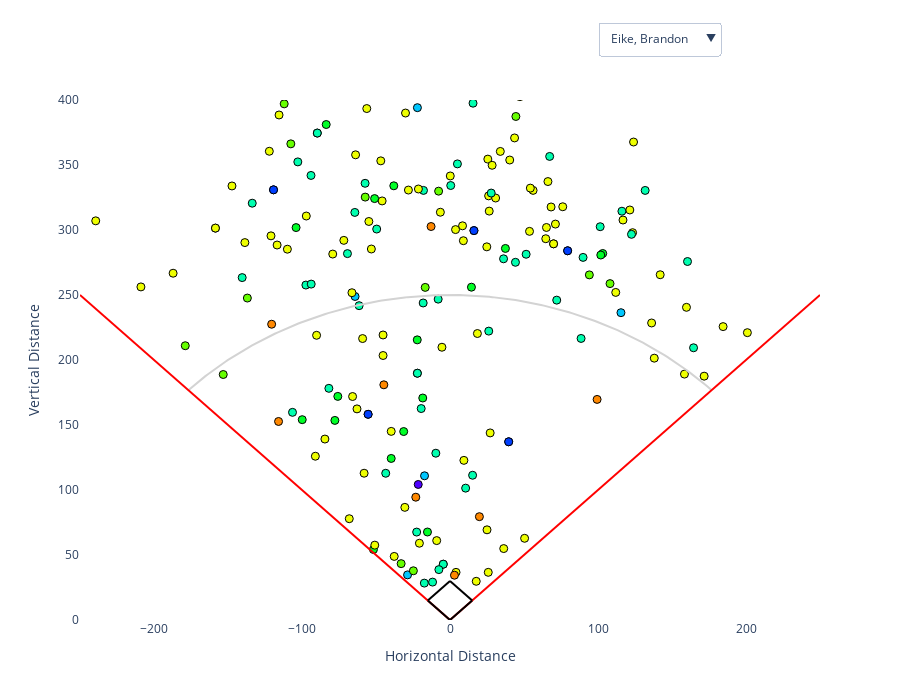

The notebook cell this image was saved under:
### Code cell
fair_vcu = vcu[
    (vcu['Direction'] >= -45) &
    (vcu['Direction'] <= 45) &
     (vcu['Distance'] >= 30)
].dropna(subset=['Distance'])

fair_vcu['Direction_rad'] = np.deg2rad(fair_vcu['Direction'])
fair_vcu['SprayX'] = fair_vcu['Distance'] * np.sin(fair_vcu['Direction_rad'])
fair_vcu['SprayY'] = fair_vcu['Distance'] * np.cos(fair_vcu['Direction_rad'])

vcu_batters = ['Bean, William', 'Eike, Brandon', 'Weisner, Eli', 'Hill, Aden', 'McHugh, Chris']
vcu_subset = fair_vcu[fair_vcu['Batter'].isin(vcu_batters)]
batters = vcu_subset['Batter'].unique()

pitch_types = fair_vcu['TaggedPitchType'].unique()
palette = dict(zip(pitch_types, sns.color_palette("hsv", n_colors=len(pitch_types)).as_hex()))
fair_vcu['Color'] = fair_vcu['TaggedPitchType'].map(palette)

fig=go.Figure()

for i, batter in enumerate(batters):
    batter_data = fair_vcu[fair_vcu['Batter']==batter]
    fig.add_trace(go.Scatter(
        x=batter_data['SprayX'],
        y=batter_data['SprayY'],
        mode='markers',
        marker=dict(size=8, color=batter_data['TaggedPitchType'].map(palette),
                    line=dict(width=1, color='black')),
        name='',
        visible = (i==0),
        hovertemplate=(
            "Distance: %{customdata[0]} ft<br>" +
            "Pitch Type: %{customdata[1]}"
        ),
        customdata=np.stack((batter_data['Distance'], batter_data['TaggedPitchType']), axis=1)
    ))

dropdown_buttons = [
    dict(label=batter,
         method='update',
         args=[{"visible": [i==j for j in range(len(batters))]},
               {"title": f"Spray Chart for {batter}"}]
               )
               for i, batter in enumerate(batters)
]

foul_lines = [
    dict(type='line', x0=0, y0=0, x1=-250, y1=250, line=dict(color='red', width=2)),
    dict(type='line', x0=0, y0=0, x1=250, y1=250, line=dict(color='red', width=2))

]

theta = np.linspace(-np.pi/4, np.pi/4, 200)
arc_x = 250 * np.sin(theta)
arc_y = 250 * np.cos(theta)
fig.add_trace(go.Scatter(x=arc_x, y=arc_y, mode='lines', line=dict(color='lightgray'), showlegend=False))

base_path = [
    dict(
        type='line',
        x0=0, y0=0,
        x1=15, y1=15,
        line=dict(color='black', width=2)
    ),
    dict(
        type='line',
        x0=15, y0=15,
        x1=0, y1=30,
        line=dict(color='black', width=2)
    ),
    dict(
        type='line',
        x0=0, y0=30,
        x1=-15, y1=15,
        line=dict(color='black', width=2)
    ),
    dict(
        type='line',
        x0=-15, y0=15,
        x1=0, y1=0,
        line=dict(color='black', width=2)
    ),
]

fig.update_layout(
    updatemenus=[
        dict(
            active=0,
            buttons=dropdown_buttons,
            x=0.7,
            xanchor='left',
            y=1.15,
            yanchor='top'
        )
    ],
    shapes=foul_lines + base_path,
    xaxis = dict(range=[-250, 250], title="Horizontal Distance"),
    yaxis=dict(range=[0,400], title="Vertical Distance"),
    plot_bgcolor='white',
    width=900,
    height=700,
    showlegend=False
)
fig.show()

### Figure 1 — Plotly figure (JSON) as saved in the notebook; plotly's stock layout.template omitted (floating-point values rounded to 4 significant figures; data arrays with more than 128 entries replaced by an {"elided": "..."} marker saying what was removed)
{"data": [{"customdata": {"elided": "200x2 mixed values"}, "hovertemplate": "Distance: %{customdata[0]} ft<br>Pitch Type: %{customdata[1]}", "marker": {"color": {"elided": "200 str values"}, "line": {"color": "black", "width": 1}, "size": 8}, "mode": "markers", "name": "", "type": "scatter", "visible": true, "x": {"elided": "200 float values"}, "y": {"elided": "200 float values"}}, {"customdata": {"elided": "144x2 mixed values"}, "hovertemplate": "Distance: %{customdata[0]} ft<br>Pitch Type: %{customdata[1]}", "marker": {"color": {"elided": "144 str values"}, "line": {"color": "black", "width": 1}, "size": 8}, "mode": "markers", "name": "", "type": "scatter", "visible": false, "x": {"elided": "144 float values"}, "y": {"elided": "144 float values"}}, {"customdata": [[326.5, "Undefined"], [326.5, "Undefined"], [282.2, "Slider"], [178.6, "Fastball"], [239.3, "Slider"], [90.51, "Fastball"], [288.2, "ChangeUp"], [204.0, "Undefined"], [192.7, "Fastball"], [192.7, "Fastball"], [116.9, "Sinker"], [282.6, "Slider"], [168.9, "Fastball"], [327.1, "Fastball"], [271.9, "Fastball"], [339.7, "Fastball"], [251.3, "Fastball"], [251.3, "Fastball"], [172.8, "Cutter"], [43.04, "Fastball"], [335.9, "Splitter"], [396.6, "Fastball"], [233.8, "Fastball"], [291.2, "Fastball"], [168.1, "Fastball"], [187.8, "Fastball"], [283.7, "Slider"], [239.3, "Fastball"], [150.1, "Slider"], [400.4, "Sinker"], [350.8, "Fastball"], [91.84, "Slider"], [130.2, "Sinker"], [181.6, "Sinker"], [283.9, "Sinker"], [72.73, "Fastball"], [320.3, "Sinker"], [365.9, "Fastball"], [53.13, "Fastball"], [223.5, "Fastball"], [292.3, "Slider"], [197.1, "Curveball"], [297.1, "Fastball"], [39.43, "Slider"], [302.2, "Slider"], [310.1, "Fastball"], [89.9, "Slider"], [241.0, "Sinker"], [208.1, "Sinker"], [108.6, "Slider"], [262.2, "Fastball"], [307.9, "Fastball"], [82.46, "Fastball"], [339.0, "Slider"], [307.4, "Fastball"], [40.87, "Slider"]], "hovertemplate": "Distance: %{customdata[0]} ft<br>Pitch Type: %{customdata[1]}", "marker": {"color": ["#003fff", "#003fff", "#00ffaf", "#eeff00", "#00ffaf", "#eeff00", "#66ff00", "#003fff", "#eeff00", "#eeff00", "#ff8800", "#00ffaf", "#eeff00", "#eeff00", "#eeff00", "#eeff00", "#eeff00", "#eeff00", "#00c7ff", "#eeff00", "#4f00ff", "#eeff00", "#eeff00", "#eeff00", "#eeff00", "#eeff00", "#00ffaf", "#eeff00", "#00ffaf", "#ff8800", "#eeff00", "#00ffaf", "#ff8800", "#ff8800", "#ff8800", "#eeff00", "#ff8800", "#eeff00", "#eeff00", "#eeff00", "#00ffaf", "#00ff27", "#eeff00", "#00ffaf", "#00ffaf", "#eeff00", "#00ffaf", "#ff8800", "#ff8800", "#00ffaf", "#eeff00", "#eeff00", "#eeff00", "#00ffaf", "#eeff00", "#00ffaf"], "line": {"color": "black", "width": 1}, "size": 8}, "mode": "markers", "name": "", "type": "scatter", "visible": false, "x": [49.11, 49.11, 84.18, -44.39, 60.35, 6.182, 67.16, 24.94, 17.44, 17.44, 0.1505, 114.7, -79.14, 11.07, -19.0, 55.55, -13.92, -13.92, -32.98, 1.251, -6.13, -1.011, 123.9, 29.85, -36.21, -81.11, -28.59, -129.4, 88.5, 137.9, -44.16, 51.14, 23.83, -61.38, 23.74, 34.51, -56.76, 167.8, 34.08, -42.05, 74.72, 80.1, 32.05, 17.63, 174.1, 83.73, 57.87, 96.64, -62.28, 20.02, 22.83, 116.2, 40.39, 75.35, 54.79, 24.77], "y": [322.8, 322.8, 269.3, 173.0, 231.5, 90.3, 280.2, 202.5, 191.9, 191.9, 116.9, 258.3, 149.3, 326.9, 271.2, 335.1, 251.0, 251.0, 169.7, 43.03, 335.9, 396.6, 198.3, 289.7, 164.2, 169.4, 282.2, 201.3, 121.2, 375.9, 348.0, 76.29, 128.0, 170.9, 282.9, 64.02, 315.2, 325.2, 40.76, 219.5, 282.6, 180.1, 295.3, 35.27, 247.0, 298.6, 68.8, 220.8, 198.5, 106.7, 261.2, 285.1, 71.9, 330.5, 302.5, 32.5]}, {"customdata": [[316.8, "Fastball"], [328.5, "Slider"], [60.23, "Fastball"], [339.3, "Fastball"], [191.9, "Fastball"], [264.9, "ChangeUp"], [324.5, "Undefined"], [276.5, "Undefined"], [113.3, "Slider"], [200.5, "Slider"], [294.4, "Fastball"], [252.9, "Fastball"], [113.3, "Slider"], [200.5, "Slider"], [294.4, "Fastball"], [252.9, "Fastball"], [202.4, "Sinker"], [110.3, "Sinker"], [314.1, "Slider"], [70.1, "Curveball"], [352.9, "Fastball"], [70.1, "Curveball"], [352.9, "Fastball"], [349.0, "ChangeUp"], [240.9, "Fastball"], [283.3, "Fastball"], [190.5, "Fastball"], [201.4, "Fastball"], [228.1, "Slider"], [123.1, "ChangeUp"], [220.3, "Fastball"], [42.89, "Slider"], [193.3, "Curveball"], [39.43, "Sinker"], [355.3, "Sinker"], [235.8, "Slider"], [241.4, "ChangeUp"], [308.0, "Cutter"], [280.5, "Slider"], [149.6, "Slider"], [219.1, "Slider"], [339.9, "Slider"], [119.0, "Fastball"], [46.06, "Slider"], [204.4, "Fastball"], [126.7, "Slider"], [297.4, "ChangeUp"], [235.6, "Slider"], [287.1, "Slider"]], "hovertemplate": "Distance: %{customdata[0]} ft<br>Pitch Type: %{customdata[1]}", "marker": {"color": ["#eeff00", "#00ffaf", "#eeff00", "#eeff00", "#eeff00", "#66ff00", "#003fff", "#003fff", "#00ffaf", "#00ffaf", "#eeff00", "#eeff00", "#00ffaf", "#00ffaf", "#eeff00", "#eeff00", "#ff8800", "#ff8800", "#00ffaf", "#00ff27", "#eeff00", "#00ff27", "#eeff00", "#66ff00", "#eeff00", "#eeff00", "#eeff00", "#eeff00", "#00ffaf", "#66ff00", "#eeff00", "#00ffaf", "#00ff27", "#ff8800", "#ff8800", "#00ffaf", "#66ff00", "#00c7ff", "#00ffaf", "#00ffaf", "#00ffaf", "#00ffaf", "#eeff00", "#00ffaf", "#eeff00", "#00ffaf", "#66ff00", "#00ffaf", "#00ffaf"], "line": {"color": "black", "width": 1}, "size": 8}, "mode": "markers", "name": "", "type": "scatter", "visible": false, "x": [-80.49, -56.57, -13.93, 89.97, -65.38, -27.43, 84.04, 113.3, -52.75, 38.95, 93.2, -115.3, -52.75, 38.95, 93.2, -115.3, 134.3, 51.46, -89.48, -16.61, 22.32, -16.61, 22.32, -128.9, 19.89, 115.4, -14.27, 88.31, -73.34, 66.65, 127.6, -15.55, 21.5, 8.636, -68.59, -28.51, -43.57, -107.7, 40.98, -15.6, 138.8, -177.2, 49.9, -3.195, 54.39, -38.57, 69.5, 135.4, 32.14], "y": [306.4, 323.6, 58.6, 327.2, 180.4, 263.5, 313.4, 252.3, 100.3, 196.7, 279.2, 225.0, 100.3, 196.7, 279.2, 225.0, 151.5, 97.57, 301.1, 68.1, 352.1, 68.1, 352.1, 324.3, 240.1, 258.7, 189.9, 181.0, 216.0, 103.5, 179.6, 39.97, 192.1, 38.47, 348.6, 234.1, 237.4, 288.6, 277.5, 148.8, 169.5, 290.1, 108.0, 45.95, 197.0, 120.7, 289.2, 192.8, 285.3]}, {"customdata": [[304.0, "Fastball"], [224.9, "Sinker"], [328.2, "Slider"], [284.2, "Slider"], [272.1, "Fastball"], [248.8, "Fastball"], [284.2, "Slider"], [272.1, "Fastball"], [248.8, "Fastball"], [289.1, "ChangeUp"], [47.17, "Fastball"], [169.3, "Fastball"], [398.6, "ChangeUp"], [362.2, "Fastball"], [240.4, "Fastball"], [280.2, "Fastball"], [253.6, "ChangeUp"], [345.4, "Fastball"], [85.72, "Slider"], [83.83, "Fastball"], [359.4, "Slider"], [201.2, "Slider"], [99.37, "Fastball"], [324.5, "Fastball"], [134.6, "Fastball"], [189.0, "Slider"], [297.5, "Slider"], [307.1, "Fastball"], [263.3, "Curveball"], [328.6, "Slider"], [357.3, "Slider"], [136.5, "ChangeUp"], [138.6, "Fastball"], [244.6, "Slider"], [308.2, "ChangeUp"], [230.4, "Slider"], [234.3, "Slider"], [226.5, "Slider"], [285.8, "Fastball"], [244.0, "Fastball"], [167.9, "TwoSeamFastBall"], [132.6, "Slider"], [382.7, "Fastball"], [186.1, "Fastball"], [296.2, "Splitter"], [335.7, "Slider"], [365.8, "ChangeUp"], [143.3, "Slider"]], "hovertemplate": "Distance: %{customdata[0]} ft<br>Pitch Type: %{customdata[1]}", "marker": {"color": ["#eeff00", "#ff8800", "#00ffaf", "#00ffaf", "#eeff00", "#eeff00", "#00ffaf", "#eeff00", "#eeff00", "#66ff00", "#eeff00", "#eeff00", "#66ff00", "#eeff00", "#eeff00", "#eeff00", "#66ff00", "#eeff00", "#00ffaf", "#eeff00", "#00ffaf", "#00ffaf", "#eeff00", "#eeff00", "#eeff00", "#00ffaf", "#00ffaf", "#eeff00", "#00ff27", "#00ffaf", "#00ffaf", "#66ff00", "#eeff00", "#00ffaf", "#66ff00", "#00ffaf", "#00ffaf", "#00ffaf", "#eeff00", "#eeff00", "#d600ff", "#00ffaf", "#eeff00", "#eeff00", "#4f00ff", "#00ffaf", "#66ff00", "#00ffaf"], "line": {"color": "black", "width": 1}, "size": 8}, "mode": "markers", "name": "", "type": "scatter", "visible": false, "x": [-203.5, 51.01, -126.5, 13.48, 127.3, -144.3, 13.48, 127.3, -144.3, 65.42, 6.404, 82.1, -246.3, -114.0, -129.6, 6.837, -107.8, 32.7, -51.69, 0.8102, 25.11, -27.14, -59.02, 99.44, 31.19, 89.24, -12.41, 34.99, -3.523, -28.13, -183.6, -81.02, -73.45, -52.94, -139.4, 31.02, -54.01, -20.67, -139.1, 90.16, -37.01, 73.01, -160.4, -72.22, 96.07, 65.57, -128.8, -5.38], "y": [225.9, 219.1, 302.9, 283.9, 240.5, 202.6, 283.9, 240.5, 202.6, 281.6, 46.74, 148.1, 313.4, 343.8, 202.4, 280.1, 229.6, 343.9, 68.38, 83.83, 358.5, 199.4, 79.94, 308.9, 130.9, 166.6, 297.2, 305.1, 263.3, 327.4, 306.6, 109.8, 117.6, 238.8, 274.8, 228.4, 228.0, 225.5, 249.7, 226.8, 163.8, 110.6, 347.5, 171.5, 280.2, 329.2, 342.4, 143.2]}, {"line": {"color": "lightgray"}, "mode": "lines", "showlegend": false, "type": "scatter", "x": {"elided": "200 float values"}, "y": {"elided": "200 float values"}}], "layout": {"height": 700, "plot_bgcolor": "white", "shapes": [{"line": {"color": "red", "width": 2}, "type": "line", "x0": 0, "x1": -250, "y0": 0, "y1": 250}, {"line": {"color": "red", "width": 2}, "type": "line", "x0": 0, "x1": 250, "y0": 0, "y1": 250}, {"line": {"color": "black", "width": 2}, "type": "line", "x0": 0, "x1": 15, "y0": 0, "y1": 15}, {"line": {"color": "black", "width": 2}, "type": "line", "x0": 15, "x1": 0, "y0": 15, "y1": 30}, {"line": {"color": "black", "width": 2}, "type": "line", "x0": 0, "x1": -15, "y0": 30, "y1": 15}, {"line": {"color": "black", "width": 2}, "type": "line", "x0": -15, "x1": 0, "y0": 15, "y1": 0}], "showlegend": false, "updatemenus": [{"active": 0, "buttons": [{"args": [{"visible": [true, false, false, false, false]}, {"title": "Spray Chart for Eike, Brandon"}], "label": "Eike, Brandon", "method": "update"}, {"args": [{"visible": [false, true, false, false, false]}, {"title": "Spray Chart for Bean, William"}], "label": "Bean, William", "method": "update"}, {"args": [{"visible": [false, false, true, false, false]}, {"title": "Spray Chart for Hill, Aden"}], "label": "Hill, Aden", "method": "update"}, {"args": [{"visible": [false, false, false, true, false]}, {"title": "Spray Chart for McHugh, Chris"}], "label": "McHugh, Chris", "method": "update"}, {"args": [{"visible": [false, false, false, false, true]}, {"title": "Spray Chart for Weisner, Eli"}], "label": "Weisner, Eli", "method": "update"}], "x": 0.7, "xanchor": "left", "y": 1.15, "yanchor": "top"}], "width": 900, "xaxis": {"range": [-250, 250], "title": {"text": "Horizontal Distance"}}, "yaxis": {"range": [0, 400], "title": {"text": "Vertical Distance"}}}}
